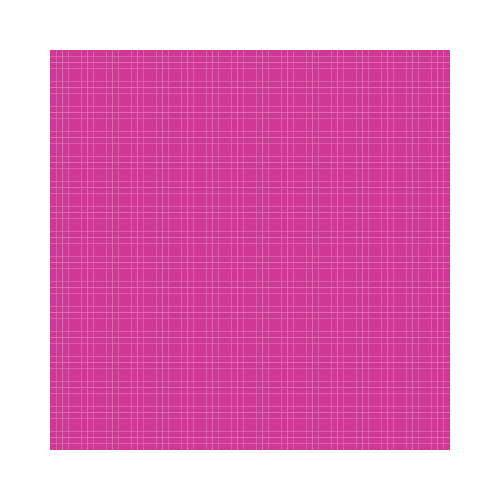
Frame 1 (no input)
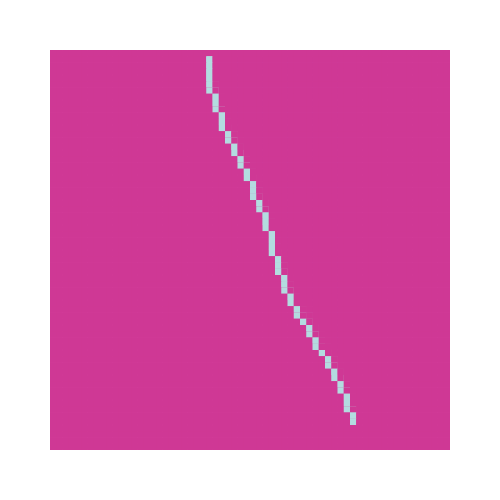
Frame 60 (no input)
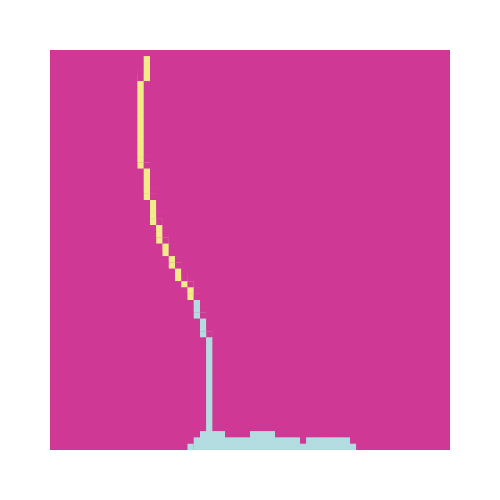
Frame 120 (the mouse pressed at the canvas centre since frame 60)

The p5.js sketch that drew these frames (run headless with seeded random() and noise() and a simulated clock; from frame 60 on, the mouse is pressed at the canvas centre):

// p5.js sketch
// ── sketch.js
/*
Genuary 2022
JAN.15 "Sand."

By Roni Kaufman
https://ronikaufman.github.io
*/

let margin = 50, n = 64;
let world = [];
let palette = ["#f2eb8a", "#fed000", "#fc8405", "#ed361a", "#e2f0f3", "#b3dce0", "#4464a1", "#203051", "#ffc5c7", "#f398c3", "#cf3895", "#6d358a", "#06b4b0", "#4b8a5f"];
let col = 0, backCol;

function setup() {
  createCanvas(500, 500);
  noStroke();

  shuffle(palette, true);
  backCol = palette.pop();

  for (let i = 0; i < n; i++) {
    let line = [];
    for (let j = 0; j < n; j++) {
      line.push(backCol);
    }
    world.push(line);
  }

  background(255);
}

function draw() {
  oneStep();
  drawWorld();

  let x = width/2 + (noise(frameCount/150)-0.5)*(width-2*margin)*1.5;
  if (frameCount < 3000) addGrain(x, margin);
  if (frameCount % 80 == 0) col++;
}

function oneStep() {
  for (let i = n-2; i > -1; i--) {
    for (let j = 0; j < n; j++) {
      let v = world[i][j];
      if (v != backCol) {
        if (world[i+1][j] == backCol) {
          world[i][j] = backCol;
          world[i+1][j] = v;
        } else if (j > 0 && world[i+1][j-1] == backCol) {
          world[i][j] = backCol;
          world[i+1][j-1] = v;
        } else if (j < n-1 && world[i+1][j+1] == backCol) {
          world[i][j] = backCol;
          world[i+1][j+1] = v;
        }
      }
    }
  }
}

function drawWorld() {
  let s = (width - 2*margin)/n;
  for (let i = 0; i < n; i++) {
    let y = margin + i*s;
    for (let j = 0; j < n; j++) {
      let x = margin + j*s;
      fill(world[i][j]);
      square(x, y, s);
    }
  }
}

function addGrain(x, y) {
  if (x > margin || y > margin || x < width-margin || y < height-margin) {
    let i = floor(n * (y - margin)/(height - 2*margin));
    let j = floor(n * (x - margin)/(width - 2*margin));
    world[i][j] = palette[col%palette.length];
  }
}
